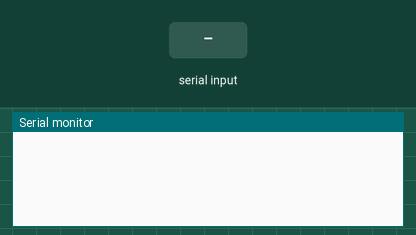
This sketch was run on a simulated Arduino Uno, built with avr-gcc and run on an emulated ATmega328P. Parts: the last lines printed to the serial monitor. The inputs (shaded band) are chosen by the test bench.

Above: at 1.2 s.
1.3 s: "1" received over the second serial link
At 2.5 s:
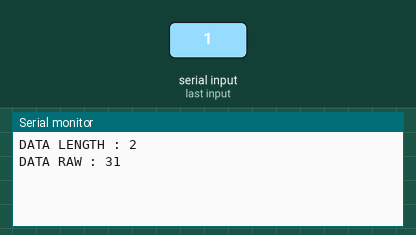
2.8 s: "0" received over the second serial link
At 3.7 s:
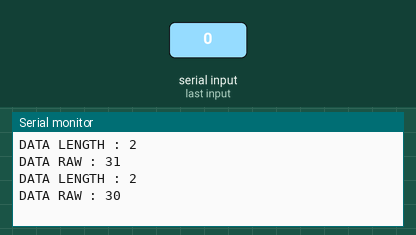
4.3 s: "2" received over the second serial link
At 4.9 s:
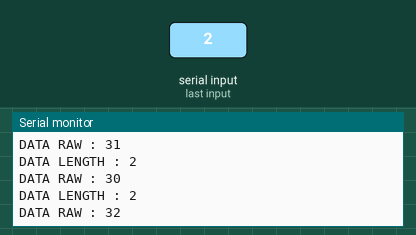

The sketch:

RFID_UHF_DATA_READ.ino
```cpp
#include <SoftwareSerial.h>
SoftwareSerial RFID(13, 15);

String rfidData = "";

void setup() {
  Serial.begin(115200);
  RFID.begin(57600);

}

void loop() {
  if (RFID.available() > 0) {
    while (RFID.available() > 0) {
      char rfidChar = RFID.read();
      rfidData += String(rfidChar, HEX);
      delay(5);
    }
    int len = rfidData.length();
    Serial.print("DATA LENGTH : ");
    Serial.println(len);
    Serial.print("DATA RAW : ");
    Serial.println(rfidData);

    rfidData = "";
  }
}
```

Measured:
- after the input at 1.3 s, the serial monitor: prints a new line at once (image 1)
- after the input at 2.8 s, the serial monitor: prints a new line at once (image 2)
- after the input at 4.3 s, the serial monitor: prints a new line at once (image 3)
